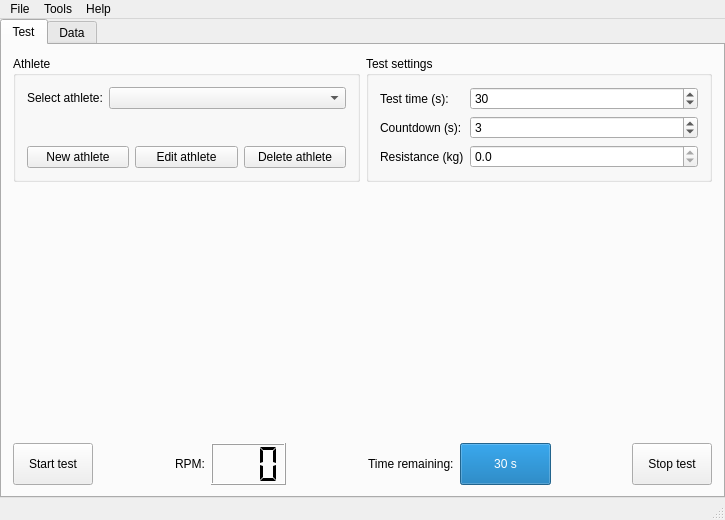
<?xml version="1.0" encoding="UTF-8"?>
<ui version="4.0">
 <class>WinGate</class>
 <widget class="QMainWindow" name="WinGate">
  <property name="geometry">
   <rect>
    <x>0</x>
    <y>0</y>
    <width>725</width>
    <height>520</height>
   </rect>
  </property>
  <property name="windowTitle">
   <string>Wingate Anaerobic Test</string>
  </property>
  <widget class="QWidget" name="centralWidget">
   <layout class="QGridLayout" name="gridLayout">
    <property name="leftMargin">
     <number>0</number>
    </property>
    <property name="topMargin">
     <number>0</number>
    </property>
    <property name="rightMargin">
     <number>0</number>
    </property>
    <property name="bottomMargin">
     <number>0</number>
    </property>
    <item row="0" column="0">
     <widget class="QTabWidget" name="tabWidget">
      <property name="currentIndex">
       <number>0</number>
      </property>
      <widget class="QWidget" name="tab_test">
       <attribute name="title">
        <string>Test</string>
       </attribute>
       <layout class="QVBoxLayout" name="verticalLayout_3" stretch="1,6,1">
        <item>
         <layout class="QHBoxLayout" name="horizontalLayout_3">
          <item>
           <widget class="QGroupBox" name="groupBox">
            <property name="title">
             <string>Athlete</string>
            </property>
            <layout class="QVBoxLayout" name="verticalLayout">
             <item>
              <layout class="QFormLayout" name="formLayout">
               <item row="0" column="0">
                <widget class="QLabel" name="label">
                 <property name="text">
                  <string>Select athlete:</string>
                 </property>
                </widget>
               </item>
               <item row="0" column="1">
                <widget class="QComboBox" name="comboBox_athlete"/>
               </item>
              </layout>
             </item>
             <item>
              <layout class="QHBoxLayout" name="horizontalLayout">
               <item>
                <widget class="QPushButton" name="pushButton_newAthlete">
                 <property name="text">
                  <string>New athlete</string>
                 </property>
                </widget>
               </item>
               <item>
                <widget class="QPushButton" name="pushButton_editAthlete">
                 <property name="text">
                  <string>Edit athlete</string>
                 </property>
                </widget>
               </item>
               <item>
                <widget class="QPushButton" name="pushButton_deleteAthlete">
                 <property name="text">
                  <string>Delete athlete</string>
                 </property>
                </widget>
               </item>
              </layout>
             </item>
            </layout>
           </widget>
          </item>
          <item>
           <widget class="QGroupBox" name="groupBox_2">
            <property name="title">
             <string>Test settings</string>
            </property>
            <layout class="QVBoxLayout" name="verticalLayout_2">
             <item>
              <layout class="QFormLayout" name="formLayout_2">
               <item row="0" column="0">
                <widget class="QLabel" name="label_2">
                 <property name="text">
                  <string>Test time (s):</string>
                 </property>
                </widget>
               </item>
               <item row="0" column="1">
                <widget class="QSpinBox" name="spinBox_testtime">
                 <property name="maximum">
                  <number>999</number>
                 </property>
                 <property name="value">
                  <number>30</number>
                 </property>
                </widget>
               </item>
               <item row="1" column="0">
                <widget class="QLabel" name="label_3">
                 <property name="text">
                  <string>Countdown (s):</string>
                 </property>
                </widget>
               </item>
               <item row="1" column="1">
                <widget class="QSpinBox" name="spinBox_countdown">
                 <property name="value">
                  <number>3</number>
                 </property>
                </widget>
               </item>
               <item row="2" column="0">
                <widget class="QLabel" name="label_5">
                 <property name="text">
                  <string>Resistance (kg)</string>
                 </property>
                </widget>
               </item>
               <item row="2" column="1">
                <widget class="QDoubleSpinBox" name="doubleSpinBox_resistance">
                 <property name="readOnly">
                  <bool>true</bool>
                 </property>
                 <property name="decimals">
                  <number>1</number>
                 </property>
                 <property name="maximum">
                  <double>20.000000000000000</double>
                 </property>
                 <property name="singleStep">
                  <double>0.500000000000000</double>
                 </property>
                </widget>
               </item>
              </layout>
             </item>
            </layout>
           </widget>
          </item>
         </layout>
        </item>
        <item>
         <widget class="QCustomPlot" name="widget_plot" native="true"/>
        </item>
        <item>
         <layout class="QHBoxLayout" name="horizontalLayout_2">
          <item>
           <widget class="QPushButton" name="pushButton_start">
            <property name="sizePolicy">
             <sizepolicy hsizetype="Minimum" vsizetype="Preferred">
              <horstretch>0</horstretch>
              <verstretch>0</verstretch>
             </sizepolicy>
            </property>
            <property name="text">
             <string>Start test</string>
            </property>
           </widget>
          </item>
          <item>
           <spacer name="horizontalSpacer">
            <property name="orientation">
             <enum>Qt::Horizontal</enum>
            </property>
            <property name="sizeHint" stdset="0">
             <size>
              <width>40</width>
              <height>20</height>
             </size>
            </property>
           </spacer>
          </item>
          <item>
           <widget class="QLabel" name="label_6">
            <property name="text">
             <string>RPM:</string>
            </property>
           </widget>
          </item>
          <item>
           <widget class="QLCDNumber" name="lcdNumber">
            <property name="sizePolicy">
             <sizepolicy hsizetype="Expanding" vsizetype="Expanding">
              <horstretch>0</horstretch>
              <verstretch>0</verstretch>
             </sizepolicy>
            </property>
            <property name="font">
             <font>
              <pointsize>9</pointsize>
              <weight>75</weight>
              <bold>true</bold>
             </font>
            </property>
            <property name="digitCount">
             <number>3</number>
            </property>
            <property name="segmentStyle">
             <enum>QLCDNumber::Flat</enum>
            </property>
            <property name="intValue" stdset="0">
             <number>0</number>
            </property>
           </widget>
          </item>
          <item>
           <spacer name="horizontalSpacer_3">
            <property name="orientation">
             <enum>Qt::Horizontal</enum>
            </property>
            <property name="sizeHint" stdset="0">
             <size>
              <width>40</width>
              <height>20</height>
             </size>
            </property>
           </spacer>
          </item>
          <item>
           <widget class="QLabel" name="label_7">
            <property name="text">
             <string>Time remaining:</string>
            </property>
           </widget>
          </item>
          <item>
           <widget class="QProgressBar" name="progressBar">
            <property name="sizePolicy">
             <sizepolicy hsizetype="Expanding" vsizetype="Preferred">
              <horstretch>0</horstretch>
              <verstretch>0</verstretch>
             </sizepolicy>
            </property>
            <property name="maximum">
             <number>30</number>
            </property>
            <property name="value">
             <number>30</number>
            </property>
            <property name="format">
             <string>%v s</string>
            </property>
           </widget>
          </item>
          <item>
           <spacer name="horizontalSpacer_2">
            <property name="orientation">
             <enum>Qt::Horizontal</enum>
            </property>
            <property name="sizeHint" stdset="0">
             <size>
              <width>40</width>
              <height>20</height>
             </size>
            </property>
           </spacer>
          </item>
          <item>
           <widget class="QPushButton" name="pushButton_4">
            <property name="sizePolicy">
             <sizepolicy hsizetype="Minimum" vsizetype="Preferred">
              <horstretch>0</horstretch>
              <verstretch>0</verstretch>
             </sizepolicy>
            </property>
            <property name="text">
             <string>Stop test</string>
            </property>
           </widget>
          </item>
         </layout>
        </item>
       </layout>
      </widget>
      <widget class="QWidget" name="tab_data">
       <attribute name="title">
        <string>Data</string>
       </attribute>
       <layout class="QHBoxLayout" name="horizontalLayout_6" stretch="10,1">
        <item>
         <layout class="QVBoxLayout" name="verticalLayout_6" stretch="1,6">
          <item>
           <widget class="QGroupBox" name="groupBox_3">
            <property name="title">
             <string>Select athlete</string>
            </property>
            <layout class="QVBoxLayout" name="verticalLayout_4">
             <item>
              <layout class="QFormLayout" name="formLayout_3">
               <item row="0" column="0">
                <widget class="QLabel" name="label_8">
                 <property name="text">
                  <string>Select athlete</string>
                 </property>
                </widget>
               </item>
               <item row="0" column="1">
                <widget class="QComboBox" name="comboBox_data_athlete"/>
               </item>
               <item row="1" column="0">
                <widget class="QLabel" name="label_9">
                 <property name="text">
                  <string>Select attempt</string>
                 </property>
                </widget>
               </item>
               <item row="1" column="1">
                <widget class="QComboBox" name="comboBox_data_attempt"/>
               </item>
              </layout>
             </item>
             <item>
              <layout class="QHBoxLayout" name="horizontalLayout_4">
               <item>
                <widget class="QPushButton" name="pushButton_data_deleteselected">
                 <property name="text">
                  <string>Delete selected attempt</string>
                 </property>
                </widget>
               </item>
               <item>
                <widget class="QPushButton" name="pushButton_data_deleteall">
                 <property name="text">
                  <string>Delete all attempts</string>
                 </property>
                </widget>
               </item>
              </layout>
             </item>
            </layout>
           </widget>
          </item>
          <item>
           <widget class="QCustomPlot" name="widget_2" native="true"/>
          </item>
         </layout>
        </item>
        <item>
         <layout class="QVBoxLayout" name="verticalLayout_5">
          <item>
           <widget class="QLabel" name="label_4">
            <property name="text">
             <string>Raw data</string>
            </property>
           </widget>
          </item>
          <item>
           <widget class="QTableWidget" name="tableWidget">
            <property name="sizePolicy">
             <sizepolicy hsizetype="Fixed" vsizetype="Expanding">
              <horstretch>0</horstretch>
              <verstretch>0</verstretch>
             </sizepolicy>
            </property>
            <property name="maximumSize">
             <size>
              <width>216</width>
              <height>16777215</height>
             </size>
            </property>
            <property name="editTriggers">
             <set>QAbstractItemView::NoEditTriggers</set>
            </property>
            <attribute name="verticalHeaderVisible">
             <bool>false</bool>
            </attribute>
            <row>
             <property name="text">
              <string>0</string>
             </property>
            </row>
            <row>
             <property name="text">
              <string>1</string>
             </property>
            </row>
            <row>
             <property name="text">
              <string>2</string>
             </property>
            </row>
            <row>
             <property name="text">
              <string>3</string>
             </property>
            </row>
            <row>
             <property name="text">
              <string>4</string>
             </property>
            </row>
            <row>
             <property name="text">
              <string>5</string>
             </property>
            </row>
            <row>
             <property name="text">
              <string>6</string>
             </property>
            </row>
            <row>
             <property name="text">
              <string>7</string>
             </property>
            </row>
            <row>
             <property name="text">
              <string>8</string>
             </property>
            </row>
            <row>
             <property name="text">
              <string>9</string>
             </property>
            </row>
            <row>
             <property name="text">
              <string>10</string>
             </property>
            </row>
            <row>
             <property name="text">
              <string>11</string>
             </property>
            </row>
            <row>
             <property name="text">
              <string>12</string>
             </property>
            </row>
            <row>
             <property name="text">
              <string>13</string>
             </property>
            </row>
            <row>
             <property name="text">
              <string>14</string>
             </property>
            </row>
            <row>
             <property name="text">
              <string>15</string>
             </property>
            </row>
            <row>
             <property name="text">
              <string>16</string>
             </property>
            </row>
            <row>
             <property name="text">
              <string>17</string>
             </property>
            </row>
            <row>
             <property name="text">
              <string>18</string>
             </property>
            </row>
            <row>
             <property name="text">
              <string>19</string>
             </property>
            </row>
            <row>
             <property name="text">
              <string>20</string>
             </property>
            </row>
            <row>
             <property name="text">
              <string>21</string>
             </property>
            </row>
            <row>
             <property name="text">
              <string>22</string>
             </property>
            </row>
            <row>
             <property name="text">
              <string>23</string>
             </property>
            </row>
            <row>
             <property name="text">
              <string>24</string>
             </property>
            </row>
            <row>
             <property name="text">
              <string>25</string>
             </property>
            </row>
            <row>
             <property name="text">
              <string>26</string>
             </property>
            </row>
            <row>
             <property name="text">
              <string>27</string>
             </property>
            </row>
            <row>
             <property name="text">
              <string>28</string>
             </property>
            </row>
            <row>
             <property name="text">
              <string>29</string>
             </property>
            </row>
            <row>
             <property name="text">
              <string>30</string>
             </property>
            </row>
            <column>
             <property name="text">
              <string>Time (s)</string>
             </property>
            </column>
            <column>
             <property name="text">
              <string>Power (W)</string>
             </property>
            </column>
            <item row="0" column="0">
             <property name="text">
              <string>0</string>
             </property>
            </item>
            <item row="0" column="1">
             <property name="text">
              <string/>
             </property>
            </item>
            <item row="1" column="0">
             <property name="text">
              <string>1</string>
             </property>
            </item>
            <item row="1" column="1">
             <property name="text">
              <string/>
             </property>
            </item>
            <item row="2" column="0">
             <property name="text">
              <string>2</string>
             </property>
            </item>
            <item row="2" column="1">
             <property name="text">
              <string/>
             </property>
            </item>
            <item row="3" column="0">
             <property name="text">
              <string>3</string>
             </property>
            </item>
            <item row="3" column="1">
             <property name="text">
              <string/>
             </property>
            </item>
            <item row="4" column="0">
             <property name="text">
              <string>4</string>
             </property>
            </item>
            <item row="4" column="1">
             <property name="text">
              <string/>
             </property>
            </item>
            <item row="5" column="0">
             <property name="text">
              <string>5</string>
             </property>
            </item>
            <item row="5" column="1">
             <property name="text">
              <string/>
             </property>
            </item>
            <item row="6" column="0">
             <property name="text">
              <string>6</string>
             </property>
            </item>
            <item row="6" column="1">
             <property name="text">
              <string/>
             </property>
            </item>
            <item row="7" column="0">
             <property name="text">
              <string>7</string>
             </property>
            </item>
            <item row="7" column="1">
             <property name="text">
              <string/>
             </property>
            </item>
            <item row="8" column="0">
             <property name="text">
              <string>8</string>
             </property>
            </item>
            <item row="8" column="1">
             <property name="text">
              <string/>
             </property>
            </item>
            <item row="9" column="0">
             <property name="text">
              <string>9</string>
             </property>
            </item>
            <item row="9" column="1">
             <property name="text">
              <string/>
             </property>
            </item>
            <item row="10" column="0">
             <property name="text">
              <string>10</string>
             </property>
            </item>
            <item row="10" column="1">
             <property name="text">
              <string/>
             </property>
            </item>
            <item row="11" column="0">
             <property name="text">
              <string>11</string>
             </property>
            </item>
            <item row="11" column="1">
             <property name="text">
              <string/>
             </property>
            </item>
            <item row="12" column="0">
             <property name="text">
              <string>12</string>
             </property>
            </item>
            <item row="12" column="1">
             <property name="text">
              <string/>
             </property>
            </item>
            <item row="13" column="0">
             <property name="text">
              <string>13</string>
             </property>
            </item>
            <item row="13" column="1">
             <property name="text">
              <string/>
             </property>
            </item>
            <item row="14" column="0">
             <property name="text">
              <string>14</string>
             </property>
            </item>
            <item row="14" column="1">
             <property name="text">
              <string/>
             </property>
            </item>
            <item row="15" column="0">
             <property name="text">
              <string>15</string>
             </property>
            </item>
            <item row="15" column="1">
             <property name="text">
              <string/>
             </property>
            </item>
            <item row="16" column="0">
             <property name="text">
              <string>16</string>
             </property>
            </item>
            <item row="16" column="1">
             <property name="text">
              <string/>
             </property>
            </item>
            <item row="17" column="0">
             <property name="text">
              <string>17</string>
             </property>
            </item>
            <item row="17" column="1">
             <property name="text">
              <string/>
             </property>
            </item>
            <item row="18" column="0">
             <property name="text">
              <string>18</string>
             </property>
            </item>
            <item row="18" column="1">
             <property name="text">
              <string/>
             </property>
            </item>
            <item row="19" column="0">
             <property name="text">
              <string>19</string>
             </property>
            </item>
            <item row="19" column="1">
             <property name="text">
              <string/>
             </property>
            </item>
            <item row="20" column="0">
             <property name="text">
              <string>20</string>
             </property>
            </item>
            <item row="20" column="1">
             <property name="text">
              <string/>
             </property>
            </item>
            <item row="21" column="0">
             <property name="text">
              <string>21</string>
             </property>
            </item>
            <item row="21" column="1">
             <property name="text">
              <string/>
             </property>
            </item>
            <item row="22" column="0">
             <property name="text">
              <string>22</string>
             </property>
            </item>
            <item row="22" column="1">
             <property name="text">
              <string/>
             </property>
            </item>
            <item row="23" column="0">
             <property name="text">
              <string>23</string>
             </property>
            </item>
            <item row="23" column="1">
             <property name="text">
              <string/>
             </property>
            </item>
            <item row="24" column="0">
             <property name="text">
              <string>24</string>
             </property>
            </item>
            <item row="24" column="1">
             <property name="text">
              <string/>
             </property>
            </item>
            <item row="25" column="0">
             <property name="text">
              <string>25</string>
             </property>
            </item>
            <item row="25" column="1">
             <property name="text">
              <string/>
             </property>
            </item>
            <item row="26" column="0">
             <property name="text">
              <string>26</string>
             </property>
            </item>
            <item row="26" column="1">
             <property name="text">
              <string/>
             </property>
            </item>
            <item row="27" column="0">
             <property name="text">
              <string>27</string>
             </property>
            </item>
            <item row="27" column="1">
             <property name="text">
              <string/>
             </property>
            </item>
            <item row="28" column="0">
             <property name="text">
              <string>28</string>
             </property>
            </item>
            <item row="28" column="1">
             <property name="text">
              <string/>
             </property>
            </item>
            <item row="29" column="0">
             <property name="text">
              <string>29</string>
             </property>
            </item>
            <item row="29" column="1">
             <property name="text">
              <string/>
             </property>
            </item>
            <item row="30" column="0">
             <property name="text">
              <string>30</string>
             </property>
            </item>
            <item row="30" column="1">
             <property name="text">
              <string/>
             </property>
            </item>
           </widget>
          </item>
         </layout>
        </item>
       </layout>
      </widget>
     </widget>
    </item>
   </layout>
  </widget>
  <widget class="QMenuBar" name="menuBar">
   <property name="geometry">
    <rect>
     <x>0</x>
     <y>0</y>
     <width>725</width>
     <height>22</height>
    </rect>
   </property>
   <widget class="QMenu" name="menuFile">
    <property name="title">
     <string>File</string>
    </property>
    <addaction name="actionNew_session"/>
    <addaction name="actionLoad_sesseion"/>
    <addaction name="actionSave_session"/>
    <addaction name="separator"/>
    <addaction name="actionExport_to_CSV"/>
    <addaction name="actionExport_to_CSV_RPM_only"/>
    <addaction name="separator"/>
    <addaction name="actionExit"/>
   </widget>
   <widget class="QMenu" name="menuHelp">
    <property name="title">
     <string>Help</string>
    </property>
    <addaction name="actionAbout"/>
   </widget>
   <widget class="QMenu" name="menuTools">
    <property name="title">
     <string>Tools</string>
    </property>
    <addaction name="actionConnect_to_sensor"/>
    <addaction name="actionDisconnect"/>
    <addaction name="actionMonitor_sensor"/>
   </widget>
   <addaction name="menuFile"/>
   <addaction name="menuTools"/>
   <addaction name="menuHelp"/>
  </widget>
  <widget class="QStatusBar" name="statusBar"/>
  <action name="actionNew_session">
   <property name="text">
    <string>New session</string>
   </property>
  </action>
  <action name="actionLoad_sesseion">
   <property name="text">
    <string>Load session</string>
   </property>
  </action>
  <action name="actionSave_session">
   <property name="text">
    <string>Save session</string>
   </property>
  </action>
  <action name="actionExit">
   <property name="text">
    <string>Exit</string>
   </property>
  </action>
  <action name="actionAbout">
   <property name="text">
    <string>About</string>
   </property>
  </action>
  <action name="actionConnect_to_sensor">
   <property name="text">
    <string>Connect to sensor</string>
   </property>
  </action>
  <action name="actionDisconnect">
   <property name="text">
    <string>Disconnect from sensor</string>
   </property>
  </action>
  <action name="actionExport_to_CSV">
   <property name="text">
    <string>Export to CSV</string>
   </property>
  </action>
  <action name="actionMonitor_sensor">
   <property name="text">
    <string>Monitor sensor</string>
   </property>
  </action>
  <action name="actionExport_to_CSV_RPM_only">
   <property name="text">
    <string>Export to CSV (RPM only)</string>
   </property>
  </action>
 </widget>
 <layoutdefault spacing="6" margin="11"/>
 <customwidgets>
  <customwidget>
   <class>QCustomPlot</class>
   <extends>QWidget</extends>
   <header>qcustomplot.h</header>
   <container>1</container>
  </customwidget>
 </customwidgets>
 <resources/>
 <connections>
  <connection>
   <sender>spinBox_testtime</sender>
   <signal>valueChanged(int)</signal>
   <receiver>progressBar</receiver>
   <slot>setMaximum(int)</slot>
   <hints>
    <hint type="sourcelabel">
     <x>527</x>
     <y>108</y>
    </hint>
    <hint type="destinationlabel">
     <x>493</x>
     <y>466</y>
    </hint>
   </hints>
  </connection>
  <connection>
   <sender>spinBox_testtime</sender>
   <signal>valueChanged(int)</signal>
   <receiver>progressBar</receiver>
   <slot>setValue(int)</slot>
   <hints>
    <hint type="sourcelabel">
     <x>551</x>
     <y>111</y>
    </hint>
    <hint type="destinationlabel">
     <x>509</x>
     <y>465</y>
    </hint>
   </hints>
  </connection>
 </connections>
</ui>
